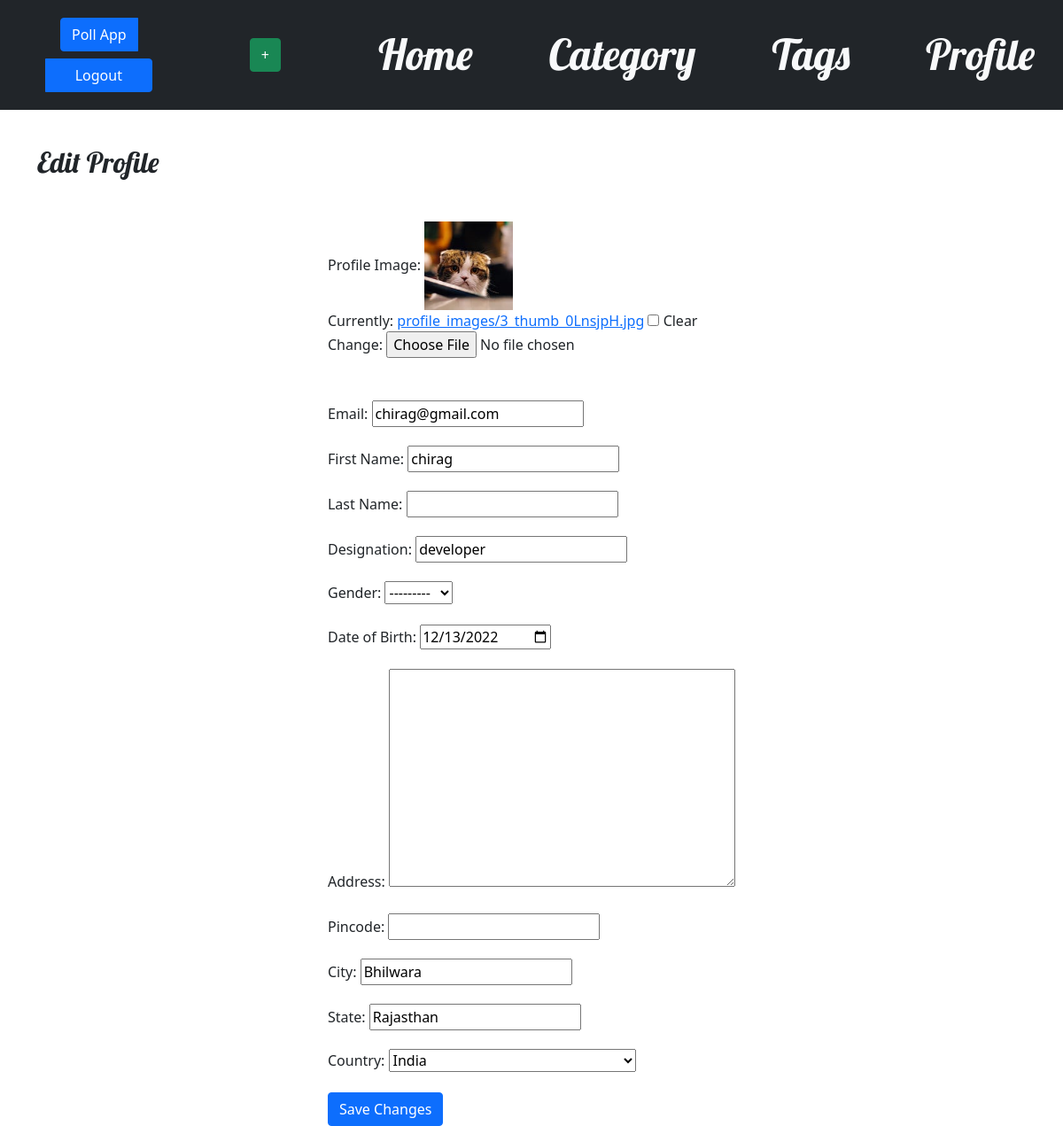
/edit_profile/ (signed in), run on the app's committed database.
### blog/models.py (models this page shows, shortened)
class CustomUser(AbstractUser):
    gender = models.CharField(max_length=60,choices=GENDER_CHOICES,blank=True)
    city = models.CharField(max_length=80,blank=True)
    state = models.CharField(max_length=90,blank=True)
    country = models.CharField(max_length=50,blank=True,default='IN',choices=COUNTRY_CHOICES)
    designation = models.CharField(max_length=50,null=True,blank=True)
    img = models.ImageField(blank=True,null=True,upload_to='profile_images/',default='default_img.jpg')
    phone = models.PositiveBigIntegerField(blank=True,default=0000000)
    pincode = models.PositiveIntegerField(blank=True,null=True)
    address = models.TextField(max_length=50,blank=True,null=True)
    dob = models.DateField(blank=True,null=True)

### blog/views.py (the view)
# urls.py: path('edit_profile/', views.edit_profile, name='edit_profile'),
@login_required(login_url='blog:login')
def edit_profile(request):
    user = request.user
    if request.method == 'POST':
        form = CustomUserChangeForm(request.POST,request.FILES, instance=request.user)
        if form.is_valid():
            form.save()
            return redirect('blog:user_detail'  ,username=user.username)
    else:
        form = CustomUserChangeForm(instance=request.user)
    return render(request, 'blog/edit_profile.html', {'form': form})

### blog/forms.py
class CustomUserChangeForm(UserChangeForm):
    class Meta(UserCreationForm.Meta):
        model = CustomUser
        fields =("email", "phone", "first_name", "last_name", "gender", "dob", "designation", "address", "pincode", "city", "state", "country", "img")
        widgets = {
            'dob': forms.DateInput(attrs={'type': 'date'}),
        }

### blog/templates/blog/edit_profile.html (shortened to what this page needs)
{% extends 'blog/base.html' %}
{% load static %}
{% block content %}
<h2 class="mb-4">Edit Profile</h2>
<div class="container mt-5 mx-auto d-flex align-items-center justify-content-center">
    <form method="post" enctype="multipart/form-data">
        <div class="mb-5">
            <label for="{{ form.img.id_for_label }}" class="form-label">Profile Image:</label>
            {% if form.img.value %}
            <img src="/media/{{ form.img.value }}" width="100px" height="100px" alt="Profile Image">
            {% endif %}
            <br>
            <div class="mb-3"> {{ form.img }}</div>
        </div>
        <div class="mb-3">
            <label for="{{ form.email.id_for_label }}" class="form-label">Email:</label>
            {{ form.email }}
        </div>
        <div class="mb-3">
            <label for="{{ form.first_name.id_for_label }}" class="form-label">First Name:</label>
            {{ form.first_name }}
        </div>
        <div class="mb-3">
            <label for="{{ form.last_name.id_for_label }}" class="form-label">Last Name:</label>
            {{ form.last_name }}
        </div>
        <div class="mb-3">
            <label for="{{ form.designation.id_for_label }}" class="form-label">Designation:</label>
            {{ form.designation }}
        </div>
        <div class="mb-3">
            <label for="{{ form.gender.id_for_label }}" class="form-label">Gender:</label>
            {{ form.gender }}
        </div>
        <div class="mb-3">
            <label for="{{ form.dob.id_for_label }}" class="form-label">Date of Birth:</label>
            {{form.dob}}
        </div>
        <div class="mb-3">
            <label for="{{ form.address.id_for_label }}" class="form-label">Address:</label>
            {{ form.address }}
        </div>
        <div class="mb-3">
            <label for="{{ form.pincode.id_for_label }}" class="form-label">Pincode:</label>
            {{ form.pincode }}
        </div>
        <div class="mb-3">
            <label for="{{ form.city.id_for_label }}" class="form-label">City:</label>
            {{ form.city }}
        </div>
        <div class="mb-3">
            <label for="{{ form.state.id_for_label }}" class="form-label">State:</label>
            {{ form.state }}
        </div>
        <div class="mb-3">
            <label for="{{ form.country.id_for_label }}" class="form-label">Country:</label>
            {{ form.country }}
        </div>
        <div class="row">
            <div class="col-md-12">
                <button type="submit" class="btn btn-primary">Save Changes</button>
            </div>
        </div>
    </form>
</div>
{% endblock %}

### blog/static/css/blog.css (style rules this page uses)
h1, h2, h3, h4 { font-family: 'Lobster', cursive; }

### data on the page
CustomUser: img.value (picture), email "chirag@gmail.com", first_name "chirag", designation "developer", gender "---------", dob "12/13/2022", city "Bhilwara", state "Rajasthan", country "India"
